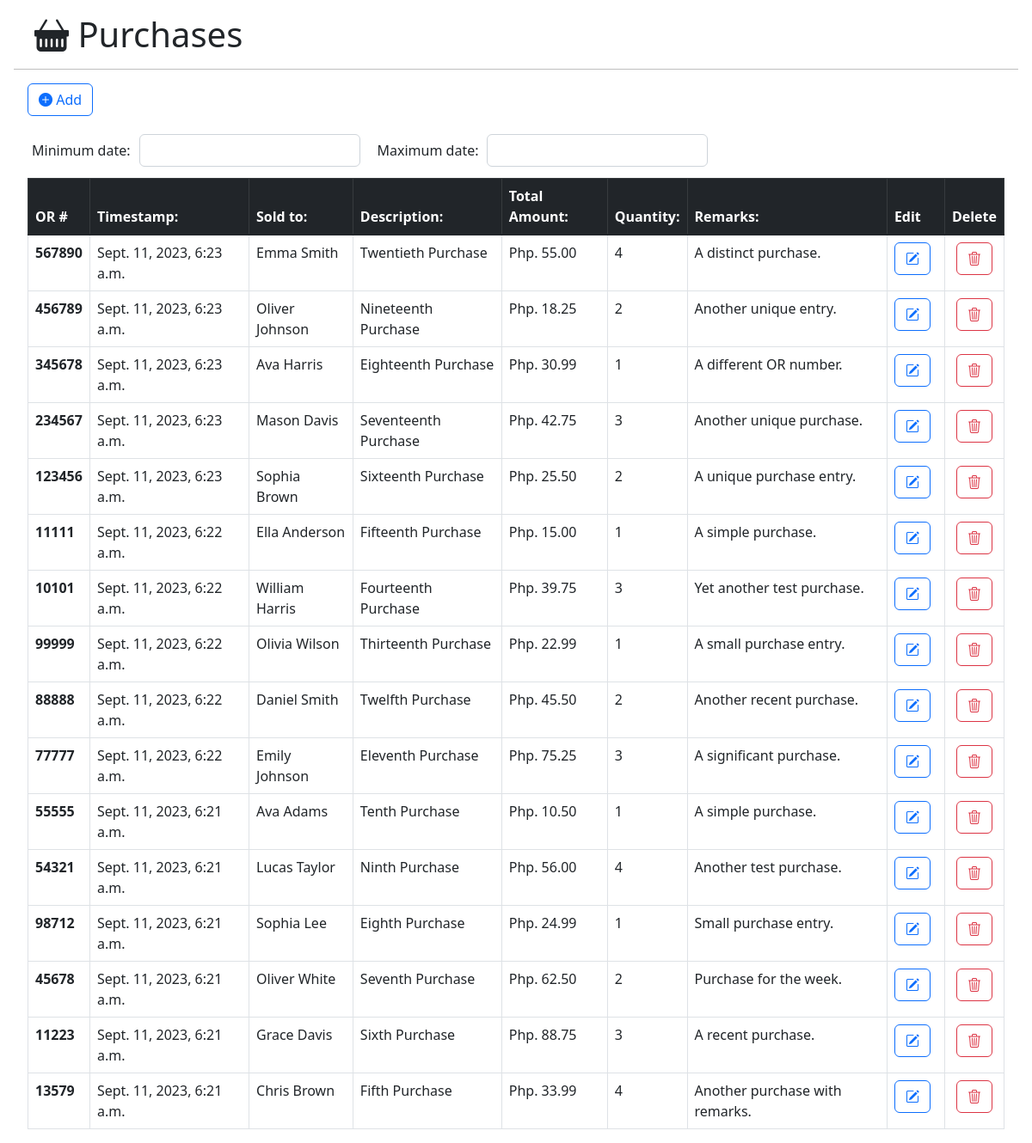
Page /viewList/ on the committed database.
### Purchases/models.py (models this page shows)
class Purchase(models.Model):
    timestamp = models.DateTimeField(auto_now=True)
    sold_to = models.CharField(max_length=200)
    description = models.CharField(max_length=200)
    or_number = models.CharField(max_length=200)
    total_amount = models.DecimalField(max_digits=50, decimal_places=2, default=Decimal("0.00"))
    quantity = models.PositiveSmallIntegerField(default=1)
    remarks = models.TextField(default="", null=True, blank=True)

### Purchases/views.py (the view)
# urls.py: path("viewList/", views.viewList, name="viewList"),
def viewList(request):
    if request.method == 'POST':
        form = PurchaseForm(request.POST)
        if form.is_valid():
            form.save()
            sweetify.success(request, 'Purchase Saved', text='Purchase data has been added.', persistent='Done')
            return redirect('/viewList')
    form = PurchaseForm
    purchases = Purchase.objects.all().order_by('-timestamp')
    return render(request,'PurchasesList.html', {'purchases':purchases, 'form':form})

### Purchases/templates/PurchasesList.html (shortened to what this page needs)
{% extends 'base.html' %} {% block body %}
<div class="mx-3">
  <div class="d-grid d-md-flex justify-content-md-start">
    <button
      type="button"
      class="btn btn-outline-primary mb-3"
      data-bs-toggle="modal"
      data-bs-target="#addPurchase"
    >
      <i class="bi bi-plus-circle-fill"></i> Add
    </button>
  </div>
  <table class="mb-2" border="0" cellspacing="5" cellpadding="5">
    <tbody>
      <tr>
        <td>Minimum date:</td>
        <td><input class="form-control"  type="text" id="min" name="min"></td>
        <td>  </td>
        <td>Maximum date:</td>
        <td><input class="form-control"  type="text" id="max" name="max"></td>
      </tr>
    </tbody>
  </table>
  <table id="purchase_table" class="table table-hover table-bordered ">
    <thead class="table-dark">
      <tr>
        <th scope="col">OR #</th>
        <th scope="col">Timestamp:</th>
        <th scope="col">Sold to:</th>
        <th scope="col">Description:</th>
        <th scope="col">Total Amount:</th>
        <th scope="col">Quantity:</th>
        <th scope="col">Remarks:</th>
        <th scope="col">Edit</th>
        <th scope="col">Delete</th>
      </tr>
    </thead>
    <tbody class="table-group-divider ">
      {% for purchase in purchases %}
      <tr>
        <th scope="row">{{ purchase.or_number }}</th>
        <td>{{ purchase.timestamp }}</td>
        <td>{{ purchase.sold_to }}</td>
        <td>{{ purchase.description }}</td>
        <td>Php. {{ purchase.total_amount }}</td>
        <td>{{ purchase.quantity }}</td>
        <td>{{ purchase.remarks }}</td>
        <td class="text-center">
          <a href="{% url 'update_purchase' purchase.or_number %}" class="btn btn-outline-primary me-md-2" type="button">
            <i class="bi bi-pencil-square"></i>
          </a>
        </td>
        <td class="text-center">
          <a href="{% url 'delete_purchase' purchase.or_number %}" class="btn btn-outline-danger" type="button">
            <i class="bi bi-trash3"></i>
          </a>
        </td>
      </tr>
      {% endfor %}
    </tbody>
  </table>
</div>
{% load static %}
{% endblock %}

### Purchases/templates/base.html (shortened to what this page needs)
<!DOCTYPE html>
<html lang="en">
  <head>
    <link href="https://cdn.jsdelivr.net/npm/bootstrap@5.3.1/dist/css/bootstrap.min.css" rel="stylesheet">
    <link rel="stylesheet" href="https://cdn.jsdelivr.net/npm/bootstrap-icons@1.10.5/font/bootstrap-icons.css">
    {% load static %}
    <link rel="stylesheet" type="text/css" href="{% static '/css/base.css' %}">
    <link rel="stylesheet" href="https://cdn.jsdelivr.net/npm/bootstrap-icons@1.10.2/font/bootstrap-icons.css">
    <link href="https://cdn.jsdelivr.net/npm/bootstrap@5.0.2/dist/css/bootstrap.min.css" rel="stylesheet">
    <link rel="stylesheet" href="https://cdn.jsdelivr.net/npm/bootstrap-icons@1.9.1/font/bootstrap-icons.css">
    <link rel="stylesheet" href="https://cdnjs.cloudflare.com/ajax/libs/twitter-bootstrap/5.2.0/css/bootstrap.min.css">
    <link rel="stylesheet" href="https://cdn.datatables.net/1.12.1/css/dataTables.bootstrap5.min.css">
    <link rel="stylesheet" href="https://cdn.jsdelivr.net/npm/bootstrap-icons@1.9.1/font/bootstrap-icons.css">
    <link rel="stylesheet" href=" https://cdn.datatables.net/datetime/1.5.1/css/dataTables.dateTime.min.css">
    <link rel="stylesheet" type="text/css" href="https://cdn.jsdelivr.net/npm/daterangepicker/daterangepicker.css" />
    <link href="https://getbootstrap.com/docs/5.3/assets/css/docs.css" rel="stylesheet">
  </head>
  <body>
    <div class="m-3">
      <p class="display-6 mx-4">
        <i class="bi bi-basket-fill"></i> <strong>Purchases</strong>
      </p>
      <hr style="color: black" />
      {% block body %} {% endblock %}
    </div>
</body>
</html>
  </body>
  {% load static %}
</head>
</html>
{% load sweetify %}

### rows in the picture
Purchase: or_number "567890", timestamp "Sept. 11, 2023, 6:23 a.m.", sold_to "Emma Smith", description "Twentieth Purchase", total_amount "55.00", quantity "4", remarks "A distinct purchase."
Purchase: or_number "456789", timestamp "Sept. 11, 2023, 6:23 a.m.", sold_to "Oliver Johnson", description "Nineteenth Purchase", total_amount "18.25", quantity "2", remarks "Another unique entry."
Purchase: or_number "345678", timestamp "Sept. 11, 2023, 6:23 a.m.", sold_to "Ava Harris", description "Eighteenth Purchase", total_amount "30.99", quantity "1", remarks "A different OR number."
Purchase: or_number "234567", timestamp "Sept. 11, 2023, 6:23 a.m.", sold_to "Mason Davis", description "Seventeenth Purchase", total_amount "42.75", quantity "3", remarks "Another unique purchase."
Purchase: or_number "123456", timestamp "Sept. 11, 2023, 6:23 a.m.", sold_to "Sophia Brown", description "Sixteenth Purchase", total_amount "25.50", quantity "2", remarks "A unique purchase entry."
Purchase: or_number "11111", timestamp "Sept. 11, 2023, 6:22 a.m.", sold_to "Ella Anderson", description "Fifteenth Purchase", total_amount "15.00", quantity "1", remarks "A simple purchase."
Purchase: or_number "10101", timestamp "Sept. 11, 2023, 6:22 a.m.", sold_to "William Harris", description "Fourteenth Purchase", total_amount "39.75", quantity "3", remarks "Yet another test purchase."
Purchase: or_number "99999", timestamp "Sept. 11, 2023, 6:22 a.m.", sold_to "Olivia Wilson", description "Thirteenth Purchase", total_amount "22.99", quantity "1", remarks "A small purchase entry."
Purchase: or_number "88888", timestamp "Sept. 11, 2023, 6:22 a.m.", sold_to "Daniel Smith", description "Twelfth Purchase", total_amount "45.50", quantity "2", remarks "Another recent purchase."
Purchase: or_number "77777", timestamp "Sept. 11, 2023, 6:22 a.m.", sold_to "Emily Johnson", description "Eleventh Purchase", total_amount "75.25", quantity "3", remarks "A significant purchase."
Purchase: or_number "55555", timestamp "Sept. 11, 2023, 6:21 a.m.", sold_to "Ava Adams", description "Tenth Purchase", total_amount "10.50", quantity "1", remarks "A simple purchase."
Purchase: or_number "54321", timestamp "Sept. 11, 2023, 6:21 a.m.", sold_to "Lucas Taylor", description "Ninth Purchase", total_amount "56.00", quantity "4", remarks "Another test purchase."
Purchase: or_number "98712", timestamp "Sept. 11, 2023, 6:21 a.m.", sold_to "Sophia Lee", description "Eighth Purchase", total_amount "24.99", quantity "1", remarks "Small purchase entry."
Purchase: or_number "45678", timestamp "Sept. 11, 2023, 6:21 a.m.", sold_to "Oliver White", description "Seventh Purchase", total_amount "62.50", quantity "2", remarks "Purchase for the week."
Purchase: or_number "11223", timestamp "Sept. 11, 2023, 6:21 a.m.", sold_to "Grace Davis", description "Sixth Purchase", total_amount "88.75", quantity "3", remarks "A recent purchase."
Purchase: or_number "13579", timestamp "Sept. 11, 2023, 6:21 a.m.", sold_to "Chris Brown", description "Fifth Purchase", total_amount "33.99", quantity "4", remarks "Another purchase with remarks."
